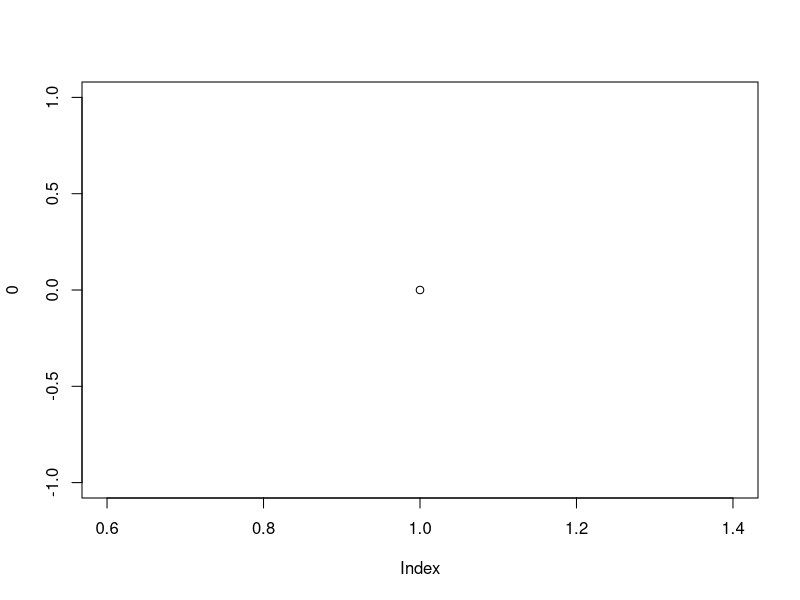
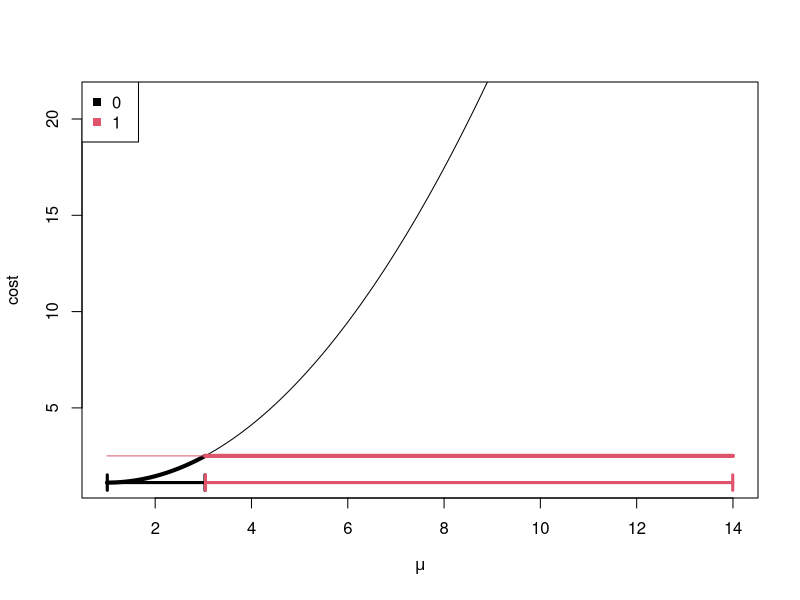
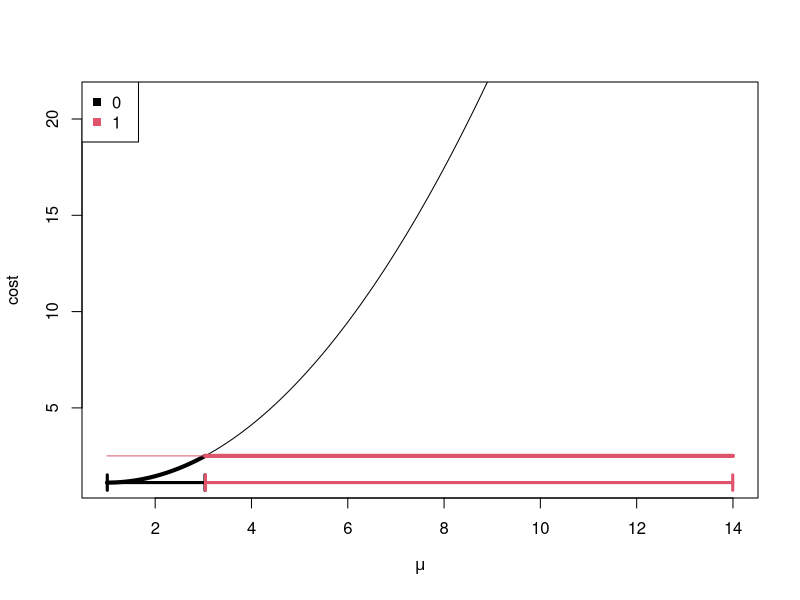
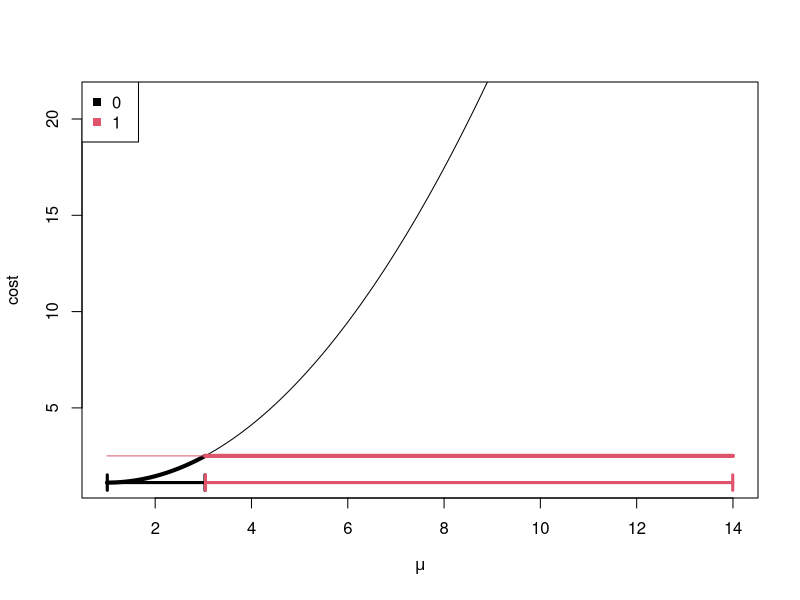
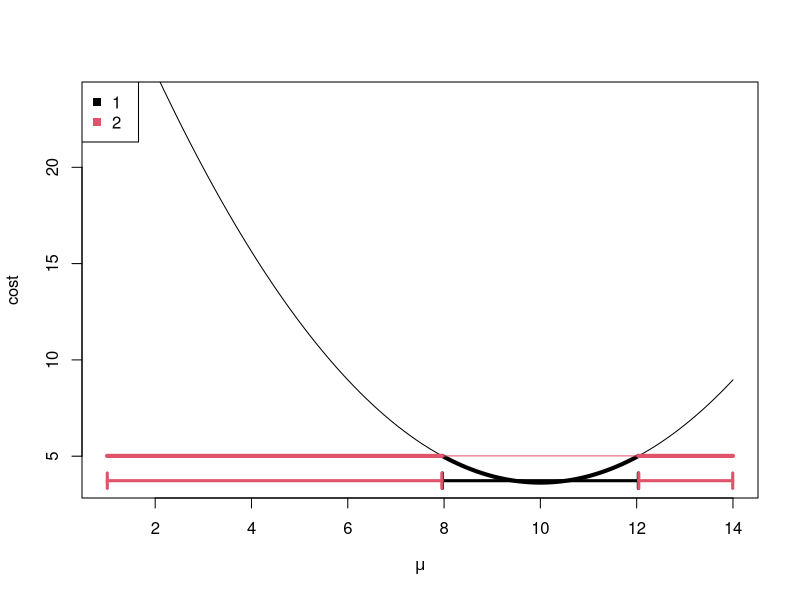
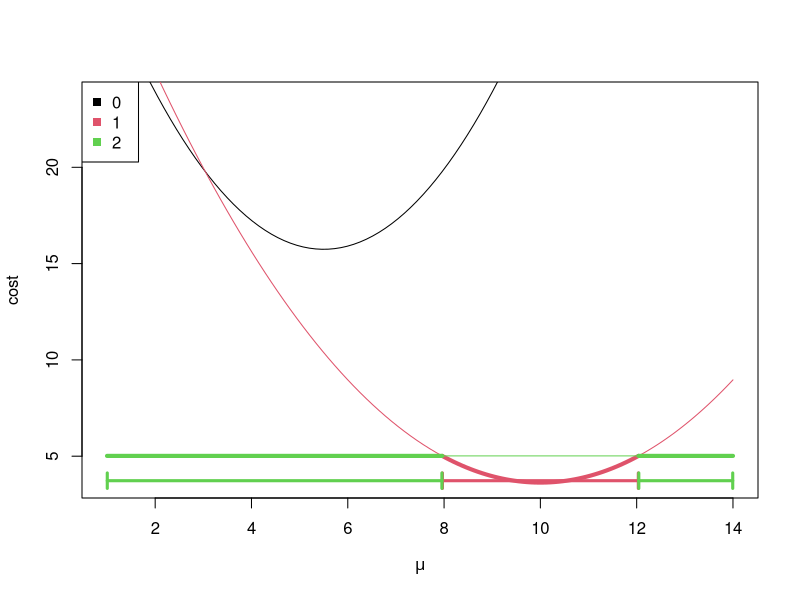
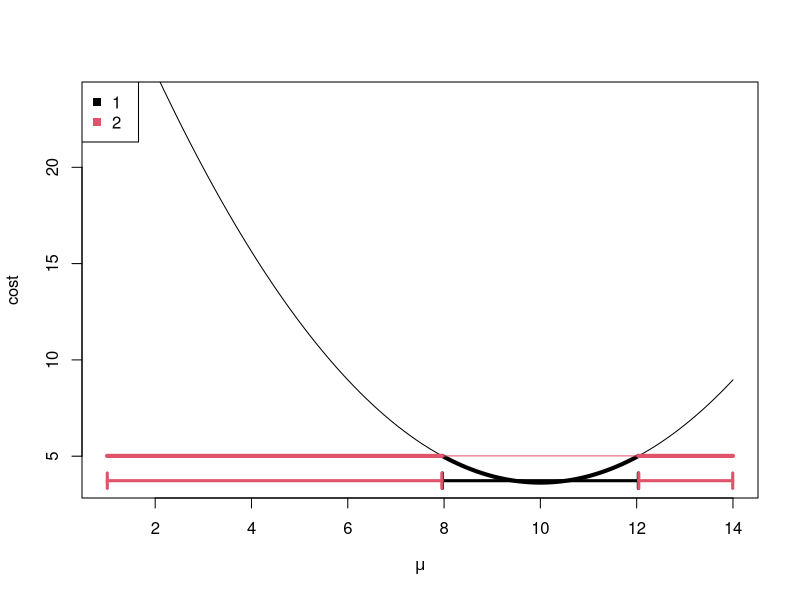
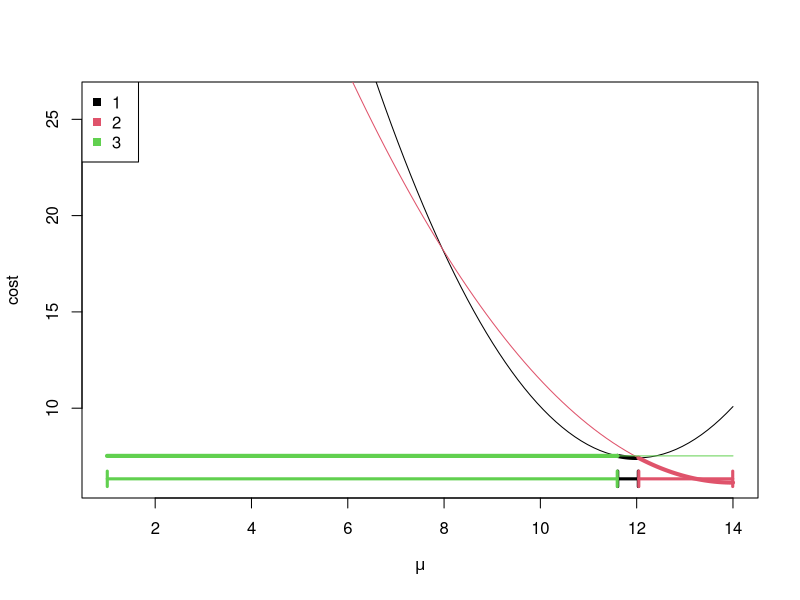

Write R code to recreate these figures, in order.
library(data.table)
library(ggplot2)
##library(animint)
##library(directlabels)

####Functions for doing set operations on continuous sets, where a set is stored as a vector of endpoints####

####Union####
u1 <- function(A,B) 
{ 
  if(is.na(A[1])){
    return(B)
  }
  else if(is.na(B[1])){
    return(A)
  }
  else{
    Both<-c(A,B)
    m<-matrix(Both,ncol=2,byrow=T)
    m2<-m[order(m[,1]),]
    Both<-as.vector(t(m2)) #vector now of ordered pairs
    U<-c()
    U[1:2]<-Both[1:2]
    for(i in 2:((length(Both))/2)){
      if(U[length(U)-1]<=Both[2*i-1]&Both[2*i]<=U[length(U)]){
        #do nothing#
      }
      else if(U[length(U)-1]<=Both[2*i-1]&Both[2*i-1]<=U[length(U)]&U[length(U)]<=Both[2*i]){
        U[(length(U)-1):length(U)]<-c(U[length(U)-1],Both[2*i])
      }
      else{U[(length(U)+1):(length(U)+2)]<-Both[(2*i-1):(2*i)]}
    }
    return(U)}
} 

####Intersection####
in1<-function(A,B){
  if(is.na(A[1])|is.na(B[1])){return(NA)}
  else{
    U<-c()
    for(i in 1:(length(A)/2)){
      for(j in 1:(length(B)/2)){
        i1<-max(A[2*i-1],B[2*j-1])
        i2<-min(A[2*i],B[2*j])
        if(i1<=i2){U[(length(U)+1):(length(U)+2)]<-c(i1,i2)}
      }
    }
    if(is.null(U)){return(NA)}
    I<-u1(U,U[1:2])
    return(I)}
}

####Set Difference####
setdiff1<-function(A,B,M=10000){
  if(is.na(A[1])){return(NA)}
  else if(is.na(B[1])){return(A)}
  else{
    delta<-1/M
    m<-matrix(B,ncol=2,byrow=T)
    m2<-m[order(m[,1]),]
    B<-as.vector(t(m2)) #vector now of ordered pairs
    index<-rep(c(-delta,delta),length=length(B))
    BC<-c(-M,B+index,M)
    se<-in1(A,BC)
    return(se)}
}

####Function using Rigaill's pruning methods on optimal partitioning, for normal data with change in mean and variance of 1.5####
set.seed(124)
y<-c(rnorm(60,2,1.5),rnorm(60,0,1))
y <- c(1, 10, 14, 13)
mu.min <- min(y)
mu.max <- max(y)
pen <- log(length(y))
timestep <- 4
n<-length(y)
F<-c()
F[1] <- -pen
CP <- list()
CP[[1]] <-
  quad<-function(x,A,B,C){
    return(A*x^2+B*x+C)
  }
LOC<-c()
LOC[1]<-0
Set<-list()
D<-c(min(y),max(y))
Set[[1]]<-D
a<-c(0);b<-c(0);c<-c(F[1]+pen)
plot(0)
not.bold.lines.list <- list()
bold.lines.list <- list()
intervals.list <- list()
Step <- function(s){
  factor(s, c("before", "unpruned", "pruned"))
}
plotFuns <- function(oloc.vec, step, timestep){
  for(kk in oloc.vec){
    if(kk==oloc.vec[1]){
      plot(x,a[kk+1]*x^2+b[kk+1]*x+c[kk+1],type="l",col=co[kk==oloc.vec],ylim=F[taustar+1]+c(0,20),xlab=expression(mu),ylab="cost",xlim=c(mu.min,mu.max))
    }else{
      lines(x,a[kk+1]*x^2+b[kk+1]*x+c[kk+1],col=co[kk==oloc.vec])
    }
    not.bold.lines.list[[paste(timestep, step, kk)]] <<- data.table(
      timestep,
      step=Step(step),
      mean=x,
      cost=a[kk+1]*x^2+b[kk+1]*x+c[kk+1],
      kk,
      kk.fac=factor(kk),
      is.min=FALSE)
    interval.vec <- Set[[kk+1]]
    if(length(interval.vec)>0){
      mm=length(interval.vec)/2
      if(is.na(interval.vec[1])==FALSE){
        if(interval.vec[1]<mu.min){interval.vec[1]=mu.min}
        if(interval.vec[length(interval.vec)]>mu.max){
          interval.vec[length(interval.vec)]=mu.max
        }
      }
      delta=.4 #interval boundary segment height
      delta2=.005 #interval boundary segment offset
      if(!is.na(interval.vec[1])){
        start.i <- seq(1, length(interval.vec), by=2)
        end.i <- seq(2, length(interval.vec), by=2)
        intervals.list[[paste(timestep, step, kk)]] <<- data.table(
          timestep,
          step=Step(step),
          min=interval.vec[start.i],
          max=interval.vec[end.i],
          kk, kk.fac=factor(kk))
      }
      for(ii in 1:mm) {
        lines(interval.vec[2*ii-c(1,0)]+c(delta2,-delta2),rep(min(c[oloc.vec+1]-0.25*b[oloc.vec+1]^2/(1e-3+a[oloc.vec+1])),2),lwd=3,col=co[(kk)==oloc.vec])#interval
        lines(rep(interval.vec[2*ii-1],2)+delta2,c(min(c[oloc.vec+1]-0.25*b[oloc.vec+1]^2/(1e-3+a[oloc.vec+1]))-delta,min(c[oloc.vec+1]-0.25*b[oloc.vec+1]^2/(1e-3+a[oloc.vec+1]))+delta),lwd=3,col=co[(kk)==oloc.vec])#left interval boundary
        lines(rep(interval.vec[2*ii-0],2)-delta2,c(min(c[oloc.vec+1]-0.25*b[oloc.vec+1]^2/(1e-3+a[oloc.vec+1]))-delta,min(c[oloc.vec+1]-0.25*b[oloc.vec+1]^2/(1e-3+a[oloc.vec+1]))+delta),lwd=3,col=co[(kk)==oloc.vec])#right interval boundary
        ######boldbit
        if(is.na(interval.vec[2*ii-1])==FALSE){
          x2<-seq(interval.vec[2*ii-1],interval.vec[2*ii-0],length=50)
          lines(x2,a[kk+1]*x2^2+b[kk+1]*x2+c[kk+1],col=co[(kk)==oloc.vec],lwd=4)#bold part of function which attains the minimum.
          bold.lines.list[[paste(timestep, step, kk, ii)]] <<- data.table(
            timestep,
            step=Step(step),
            mean=x2,
            cost=a[kk+1]*x2^2 + b[kk+1]*x2 + c[kk+1],
            is.min=TRUE,
            kk, kk.fac=factor(kk),
            ii)
        }#has an interval
      }#for(ii
    }#if(length(interval.vec
  }##for(kk in oloc.vec
  legend("topleft", legend=paste(oloc.vec," "), col=co,pch=15,bg="white")
}
for (taustar in 1:n){
  temp<-c()
  for (tau in 1:length(LOC)){
    vs<-LOC[tau]
    a[vs+1]<-a[vs+1]+1/3
    b[vs+1]<-b[vs+1]-(2/3)*y[taustar]
    c[vs+1]<-c[vs+1]+(1/2)*log(3*pi)+(1/3)*(y[taustar])^2
    temp[tau]<-NA
    if(a[vs+1]==0){
      temp[tau]<-c[vs+1]
    }else{
      for(i in 1:(length(Set[[vs+1]])/2)){
        if(Set[[vs+1]][2*i-1] <= -b[vs+1]/(2*a[vs+1])
           & -b[vs+1]/(2*a[vs+1]) <= Set[[vs+1]][2*i]){
          temp[tau]<-quad(-b[vs+1]/(2*a[vs+1]),a[vs+1],b[vs+1],c[vs+1])}
      }
      if(is.na(temp[tau])){
        temp[tau] <- min(quad(Set[[vs+1]], a[vs+1], b[vs+1], c[vs+1]))
      }
    }
  }
  F[taustar+1]<-min(temp,na.rm=T)
  taudash<-LOC[(which(temp==F[taustar+1]))]
  CP[[taustar+1]]<-c(CP[[taudash+1]],taudash)
  a[taustar+1]<-0;b[taustar+1]<-0;c[taustar+1]<-F[taustar+1]+pen
  Set[[taustar+1]]<-D
  OLOC=c(LOC,taustar)
  ####THE PRUNING BIT####
  for(tau in LOC){
    I <- if((b[tau+1]^2-4*a[tau+1]*(c[tau+1]-F[taustar+1]-pen))<0){
      NA
    }else{
      c(
      (-b[tau+1]-sqrt(b[tau+1]^2-4*a[tau+1]*(c[tau+1]-F[taustar+1]-pen)))/
        (2*a[tau+1]),
      (-b[tau+1]+sqrt(b[tau+1]^2-4*a[tau+1]*(c[tau+1]-F[taustar+1]-pen)))/
        (2*a[tau+1]))
    }
    Set[[tau+1]]<-in1(Set[[tau+1]],I) #intersect function for continuous sets
    if (is.na(Set[[tau+1]][1])){
      LOC<-setdiff(LOC,tau) #discrete set uses the setdiff function
    }
    Set[[taustar+1]]<-setdiff1(Set[[taustar+1]],I) #continuous set uses my setdiff1 function
  }
  if(!is.na(Set[[taustar+1]][1])){
    LOC<-c(LOC,taustar)
  }
  ####PRUNING BIT ENDS####
  ######PLOT timestep-1 ###########
  ##if(taustar==timestep-1){
  x=seq(mu.min,mu.max,length=100)
  co=1:length(OLOC)
  OLOCdash<-c()
  for(it in OLOC){
    if(is.na(Set[[it+1]][1])==FALSE){
      OLOCdash<-c(OLOCdash,it)
    }
  }
  plotFuns(OLOCdash, "before", taustar+1)
  ## for(kk in OLOCdash){
  ##   if(kk==OLOCdash[1]){
  ##     plot(x,a[kk+1]*x^2+b[kk+1]*x+c[kk+1],type="l",col=co[kk==OLOCdash],ylim=F[taustar+1]+c(0,20),xlab=expression(mu),ylab="cost",xlim=c(mu.min,mu.max))
  ##   }else{
  ##     lines(x,a[kk+1]*x^2+b[kk+1]*x+c[kk+1],col=co[kk==OLOCdash])
  ##   }
  ##   not.bold.lines.list[[paste("before", kk)]] <- data.table(
  ##     step=Step("before"),
  ##     mean=x,
  ##     cost=a[kk+1]*x^2+b[kk+1]*x+c[kk+1],
  ##     kk,
  ##     kk.fac=factor(kk),
  ##     is.min=FALSE)
  ##   interval.vec <- Set[[kk+1]]
  ##   if(length(interval.vec)>0){
  ##     mm=length(interval.vec)/2
  ##     if(is.na(interval.vec[1])==FALSE){
  ##       if(interval.vec[1]<mu.min){interval.vec[1]=mu.min}
  ##       if(interval.vec[length(interval.vec)]>mu.max){
  ##         interval.vec[length(interval.vec)]=mu.max
  ##       }
  ##     }
  ##     delta=.4 #interval boundary segment height
  ##     delta2=.005 #interval boundary segment offset
  ##     if(!is.na(interval.vec[1])){
  ##       start.i <- seq(1, length(interval.vec), by=2)
  ##       end.i <- seq(2, length(interval.vec), by=2)
  ##       intervals.list[[paste("before", kk)]] <- data.table(
  ##         step=Step("before"),
  ##         min=interval.vec[start.i],
  ##         max=interval.vec[end.i],
  ##         kk, kk.fac=factor(kk))
  ##     }
  ##     for(ii in 1:mm) {
  ##       lines(interval.vec[2*ii-c(1,0)]+c(delta2,-delta2),rep(min(c[OLOCdash+1]-0.25*b[OLOCdash+1]^2/(1e-3+a[OLOCdash+1])),2),lwd=3,col=co[(kk)==OLOCdash])#interval
  ##       lines(rep(interval.vec[2*ii-1],2)+delta2,c(min(c[OLOCdash+1]-0.25*b[OLOCdash+1]^2/(1e-3+a[OLOCdash+1]))-delta,min(c[OLOCdash+1]-0.25*b[OLOCdash+1]^2/(1e-3+a[OLOCdash+1]))+delta),lwd=3,col=co[(kk)==OLOCdash])#left interval boundary
  ##       lines(rep(interval.vec[2*ii-0],2)-delta2,c(min(c[OLOCdash+1]-0.25*b[OLOCdash+1]^2/(1e-3+a[OLOCdash+1]))-delta,min(c[OLOCdash+1]-0.25*b[OLOCdash+1]^2/(1e-3+a[OLOCdash+1]))+delta),lwd=3,col=co[(kk)==OLOCdash])#right interval boundary
  ##       ######boldbit
  ##       if(is.na(interval.vec[2*ii-1])==FALSE){
  ##         x2<-seq(interval.vec[2*ii-1],interval.vec[2*ii-0],length=50)
  ##         lines(x2,a[kk+1]*x2^2+b[kk+1]*x2+c[kk+1],col=co[(kk)==OLOCdash],lwd=4)#bold part of function which attains the minimum.
  ##         bold.lines.list[[paste("before", kk, ii)]] <- data.table(
  ##           step=Step("before"),
  ##           mean=x2,
  ##           cost=a[kk+1]*x2^2 + b[kk+1]*x2 + c[kk+1],
  ##           is.min=TRUE,
  ##           kk, kk.fac=factor(kk),
  ##           ii)
  ##       }
  ##       ######
  ##     }#for(ii
  ##   }#length(Set[kk+1
  ## }##for(kk in OLOCdash
  ## legend("topleft", legend=paste(OLOCdash," "), col=co,pch=15,bg="white")}
  ####PLOT END########
  ##}
  ######PLOT timestep mid###########
  ##if(taustar==timestep){
  x=seq(mu.min,mu.max,length=100)
  OLOCdash<-c(OLOCdash,taustar)
  co=1:length(OLOCdash)
  plotFuns(OLOC, "unpruned", taustar)
  ## for(kk in OLOC){
  ##   if(kk==OLOC[1]){
  ##     plot(x,a[kk+1]*x^2+b[kk+1]*x+c[kk+1],type="l",col=co[kk==OLOC],ylim=F[taustar+1]+c(0,20),xlab=expression(mu),ylab="cost",xlim=c(mu.min,mu.max))
  ##   }else{
  ##     lines(x,a[kk+1]*x^2+b[kk+1]*x+c[kk+1],col=co[kk==OLOC])
  ##   }
  ##   not.bold.lines.list[[paste("unpruned", kk)]] <- data.table(
  ##     step=Step("unpruned"),
  ##     mean=x,
  ##     cost=a[kk+1]*x^2+b[kk+1]*x+c[kk+1],
  ##     kk,
  ##     kk.fac=factor(kk),
  ##     is.min=FALSE)
  ##   ## Set is a list of numeric vectors, one for each cost
  ##   ## function. if the vector has only one element which is
  ##   ## missing, then it has no intervals, and it will be
  ##   ## pruned. Otherwise each vector should be an even number of
  ##   ## elements, which indicate the starts and ends of the
  ##   ## intervals, e.g. c(start1,end1,start2,end2)
  ##   interval.vec <- Set[[kk+1]]
  ##   if(length(interval.vec)>0){
  ##     mm <- length(interval.vec)/2
  ##     if(is.na(interval.vec[1])==FALSE){
  ##       if(interval.vec[1] < mu.min){
  ##         interval.vec[1] <- mu.min
  ##       }
  ##       if(interval.vec[length(interval.vec)] > mu.max){
  ##         interval.vec[length(interval.vec)] <- mu.max
  ##       }
  ##     }
  ##     delta <- .4 #size of "fleck"
  ##     delta2 <- .005 #size of space between "flecks"
  ##     if(!is.na(interval.vec[1])){
  ##       start.i <- seq(1, length(interval.vec), by=2)
  ##       end.i <- seq(2, length(interval.vec), by=2)
  ##       intervals.list[[paste("unpruned", kk)]] <- data.table(
  ##         step=Step("unpruned"),
  ##         min=interval.vec[start.i],
  ##         max=interval.vec[end.i],
  ##         kk, kk.fac=factor(kk))
  ##     }
  ##     for(ii in 1:mm) {
  ##       lines(interval.vec[2*ii-c(1,0)]+c(delta2,-delta2),rep(min(c[OLOC+1]-0.25*b[OLOC+1]^2/(1e-3+a[OLOC+1])),2),lwd=3,col=co[kk==OLOC])
  ##       lines(rep(interval.vec[2*ii-1],2)+delta2,c(min(c[OLOC+1]-0.25*b[OLOC+1]^2/(1e-3+a[OLOC+1]))-delta,min(c[OLOC+1]-0.25*b[OLOC+1]^2/(1e-3+a[OLOC+1]))+delta),lwd=3,col=co[kk==OLOC])
  ##       lines(rep(interval.vec[2*ii-0],2)-delta2,c(min(c[OLOC+1]-0.25*b[OLOC+1]^2/(1e-3+a[OLOC+1]))-delta,min(c[OLOC+1]-0.25*b[OLOC+1]^2/(1e-3+a[OLOC+1]))+delta),lwd=3,col=co[kk==OLOC])
  ##       ######boldbit
  ##       if(is.na(interval.vec[2*ii-1])==FALSE){
  ##         ## It is essential that x2 starts and ends at the min and
  ##         ## max of the interval (otherwise the min envelope will
  ##         ## not be completely bold).
  ##         x2 <- seq(interval.vec[2*ii-1], interval.vec[2*ii-0], length=50)
  ##         lines(x2,a[kk+1]*x2^2+b[kk+1]*x2+c[kk+1],col=co[kk==OLOC],lwd=4)
  ##         bold.lines.list[[paste("unpruned", kk, ii)]] <- data.table(
  ##           step=Step("unpruned"),
  ##           mean=x2,
  ##           cost=a[kk+1]*x2^2 + b[kk+1]*x2 + c[kk+1],
  ##           is.min=TRUE,
  ##           kk, kk.fac=factor(kk),
  ##           ii)
  ##       }
  ##       ######
  ##     }
  ##   }
  ## }
  ## legend("topleft", legend=paste(OLOC," "), col=co[OLOC%in%OLOCdash],pch=15,bg="white")
  ####PLOT END########
  ######PLOT timestep end##########
  OLOCdash2<-c()
  for(it in OLOC){
    if(is.na(Set[[it+1]][1])==FALSE){
      OLOCdash2<-c(OLOCdash2,it)}
  }
  plotFuns(OLOCdash2, "pruned", taustar)
  ## for(kk in OLOCdash2){
  ##   if(kk==OLOCdash2[1]){
  ##     plot(x,a[kk+1]*x^2+b[kk+1]*x+c[kk+1],type="l",col=co[kk==OLOCdash],ylim=F[taustar+1]+c(0,20),xlab=expression(mu),ylab="cost",xlim=c(mu.min,mu.max))
  ##   }else{
  ##     lines(x,a[kk+1]*x^2+b[kk+1]*x+c[kk+1],col=co[kk==OLOCdash])
  ##   }
  ##   not.bold.lines.list[[paste("pruned", kk)]] <- data.table(
  ##     step=Step("pruned"),
  ##     mean=x,
  ##     cost=a[kk+1]*x^2+b[kk+1]*x+c[kk+1],
  ##     kk,
  ##     kk.fac=factor(kk),
  ##     is.min=FALSE)
  ##   interval.vec <- Set[[kk+1]]
  ##   if(length(interval.vec)>0){
  ##     mm=length(interval.vec)/2
  ##     if(is.na(interval.vec[1])==FALSE){
  ##       if(interval.vec[1]<mu.min){interval.vec[1]=mu.min}
  ##       if(interval.vec[length(interval.vec)]>mu.max){interval.vec[length(interval.vec)]=mu.max}}
  ##     delta=.4 #size of "fleck"
  ##     delta2=.005 #size of space between "flecks"
  ##     if(!is.na(interval.vec[1])){
  ##       start.i <- seq(1, length(interval.vec), by=2)
  ##       end.i <- seq(2, length(interval.vec), by=2)
  ##       intervals.list[[paste("pruned", kk)]] <- data.table(
  ##         step=Step("pruned"),
  ##         min=interval.vec[start.i],
  ##         max=interval.vec[end.i],
  ##         kk, kk.fac=factor(kk))
  ##     }
  ##     for(ii in 1:mm) {lines(interval.vec[2*ii-c(1,0)]+c(delta2,-delta2),rep(min(c[OLOCdash2+1]-0.25*b[OLOCdash2+1]^2/(1e-3+a[OLOCdash2+1])),2),lwd=3,col=co[kk==OLOCdash])
  ##       lines(rep(interval.vec[2*ii-1],2)+delta2,c(min(c[OLOCdash2+1]-0.25*b[OLOCdash2+1]^2/(1e-3+a[OLOCdash2+1]))-delta,min(c[OLOCdash2+1]-0.25*b[OLOCdash2+1]^2/(1e-3+a[OLOCdash2+1]))+delta),lwd=3,col=co[kk==OLOCdash])
  ##       lines(rep(interval.vec[2*ii-0],2)-delta2,c(min(c[OLOCdash2+1]-0.25*b[OLOCdash2+1]^2/(1e-3+a[OLOCdash2+1]))-delta,min(c[OLOCdash2+1]-0.25*b[OLOCdash2+1]^2/(1e-3+a[OLOCdash2+1]))+delta),lwd=3,col=co[kk==OLOCdash])
  ##       ######boldbit
  ##       if(is.na(interval.vec[2*ii-1])==FALSE){
  ##         x2<-seq(interval.vec[2*ii-1],interval.vec[2*ii-0],length=50)
  ##         lines(x2,a[kk+1]*x2^2+b[kk+1]*x2+c[kk+1],col=co[kk==OLOCdash],lwd=4)}
  ##         bold.lines.list[[paste("pruned", kk, ii)]] <- data.table(
  ##           step=Step("pruned"),
  ##           mean=x2,
  ##           cost=a[kk+1]*x2^2 + b[kk+1]*x2 + c[kk+1],
  ##           is.min=TRUE,
  ##           kk, kk.fac=factor(kk),
  ##           ii)
  ##       ######
  ##     }
  ##   }
  ## }
  ## legend("topleft", legend=paste(OLOCdash2," "), col=co[OLOCdash%in%OLOCdash2],pch=15,bg="white")
  ####PLOT END########
  #print(taustar)
  ##}#if(taustar==timestep)
} 
#return(c(F[n+1],CP[[n+1]]))
intervals <- do.call(rbind, intervals.list)
not.bold.lines <- do.call(rbind, not.bold.lines.list)
bold.lines <- do.call(rbind, bold.lines.list)
cost.min <- not.bold.lines[, list(min=min(cost)), by=.(step, timestep, kk)]

##dput(RColorBrewer::brewer.pal(Inf, "Set1"))
change.colors <-
  c("#E41A1C", "#377EB8", "#4DAF4A", "#984EA3", "#FF7F00", "#FFFF33", 
    "#A65628", "#F781BF", "#999999")
with.legend <- ggplot()+
  theme_bw()+
  coord_cartesian(ylim=c(0, max(cost.min$min)+1))+
  theme(panel.margin=grid::unit(0, "lines"))+
  facet_grid(timestep ~ step)+
  scale_color_manual(values=change.colors)+
  scale_size_manual(values=c("TRUE"=1, "FALSE"=0.25))+
  geom_segment(aes(min, -Inf, xend=max, yend=-Inf, color=kk.fac),
               data=intervals,
               size=2)+
  geom_text(aes(min, -Inf, label="|"),
            color="white",
            size=10,
            data=intervals)+
  geom_text(aes(min, -Inf, label="|"),
            color="black",
            size=5,
            data=intervals)+
  geom_line(aes(mean, cost, color=kk.fac, size=is.min,
                group=kk),
            data=not.bold.lines)+
  geom_line(aes(mean, cost, color=kk.fac, size=is.min,
                group=paste(kk, ii)),
            data=bold.lines)

##with.labels <- direct.label(with.legend, "last.qp")

pdf("figure-unconstrained-FPOP-normal.pdf")
print(with.legend)
dev.off()

####Code to run the function####
#y<-SimChange(1000,c(1,2,3,0,5,4,6,5,1),1.5)
#plot(y[[2]],typ="l")
#abline(v=y[[1]],col="red")

#OPR<-OptimalPartitioningRig(y[[2]],negloglike.norm.mean2,log(1000));OPR
#abline(v=OPR,col="blue")



